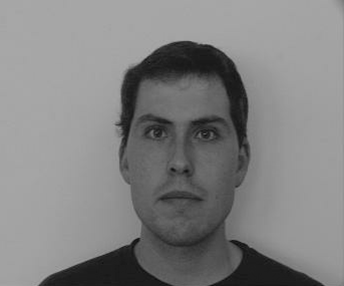
#> input picture au/au5/peter.png, 344 x 286 px
$ python a7.py
#> lines starting #> are read from the running program, lines starting #| are printed output that depends on the picture; after the words box and inside, x2 and y2 are one past the last pixel; in counts of white or black regions, pixels touching at a corner belong together
# Small hole removal by closing
import cv2
import numpy as np
from matplotlib import pyplot as plt

# Load test image
img = cv2.imread('peter.png', 0)
#> img is the input picture: shape (286, 344); min 13, max 171, mean 129.8

# Binarize image
ret,origMask = cv2.threshold(img,120,255,cv2.THRESH_BINARY)
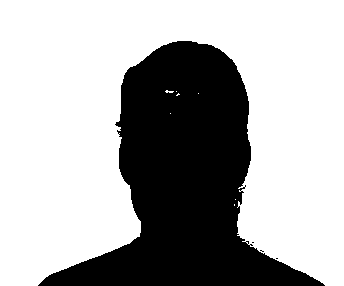
#> origMask: shape (286, 344); 67.8% white; 4 black regions (3 under 20 px), largest, box (x1, y1, x2, y2) and area: (38, 41, 325, 286) 31660

# Perform closing
se = cv2.getStructuringElement(cv2.MORPH_RECT,(10,10))

img_dilated = cv2.dilate(origMask,se,iterations = 1)
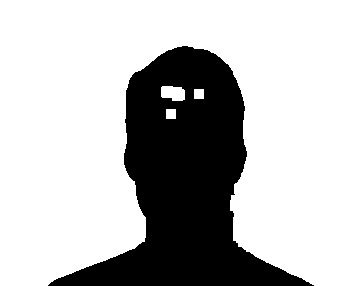
#> img_dilated: shape (286, 344); 72.5% white; 1 black region, box (x1, y1, x2, y2) and area: (48, 46, 314, 286) 27050
img_closed = cv2.morphologyEx(origMask, cv2.MORPH_CLOSE, se)
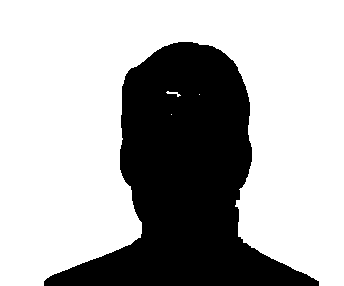
#> img_closed: shape (286, 344); 68.3% white; 1 black region, box (x1, y1, x2, y2) and area: (44, 42, 319, 286) 31183
#opening = cv2.morphologyEx(img, cv2.MORPH_OPEN, kernel)

img_dif = img_closed - origMask ;
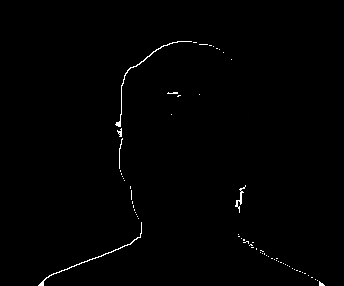
#> img_dif: shape (286, 344); min 0, max 255, mean 1.7

height, width = img.shape
#> height = 286; width = 344
img_dif = np.zeros((height,width), np.uint8)
cv2.absdiff(img_closed,origMask,img_dif)

# Show images
plt.subplot(2, 2, 1)
plt.imshow(origMask, cmap='gray')
plt.title('Original Image')

plt.subplot(2, 2, 2)
plt.imshow(img_dilated, cmap='gray')
plt.title('Dilated Image')

plt.subplot(2, 2, 3)
plt.imshow(img_closed, cmap='gray')
plt.title('Closed Image')

plt.subplot(2, 2, 4)
plt.imshow(img_dif, cmap='gray')
plt.title('Original - Closed')

plt.show()
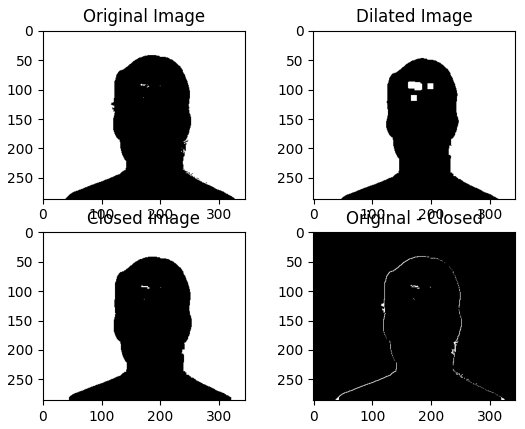
#> figure drawn by matplotlib, 4 panels
# Save images
cv2.imwrite('Small_Hole_Removal_original-1.png', origMask)
cv2.imwrite('Small_Hole_Removal_dilation-1.png', img_dilated)
cv2.imwrite('Small_Hole_Removal_closing-1.png', img_closed)
cv2.imwrite('Small_Hole_Removal_difference-1.png', img_dif)
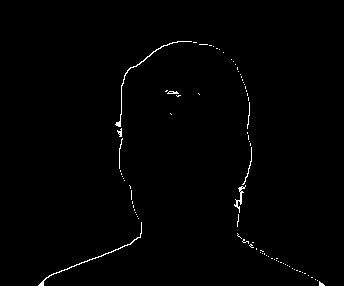
#> saved as Small_Hole_Removal_difference-1.png: shape (286, 344); 0.82% white in thin lines or dots, all inside (x1, y1, x2, y2) = (38, 41, 325, 286)

$ run again, with au/au5/bike.png copied over au/au5/peter.png
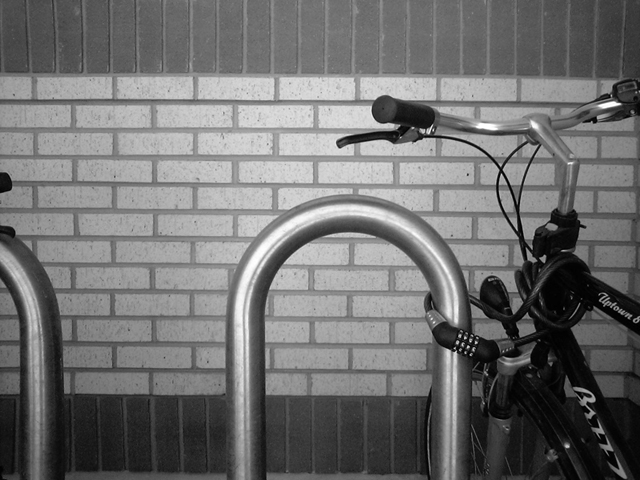
#> input picture au/au5/bike.png, 640 x 480 px
#> img is the input picture: shape (480, 640); min 0, max 255, mean 112.2
#> `ret,origMask = cv2.threshold(img,120,255,cv2.THRESH_BINARY)`:
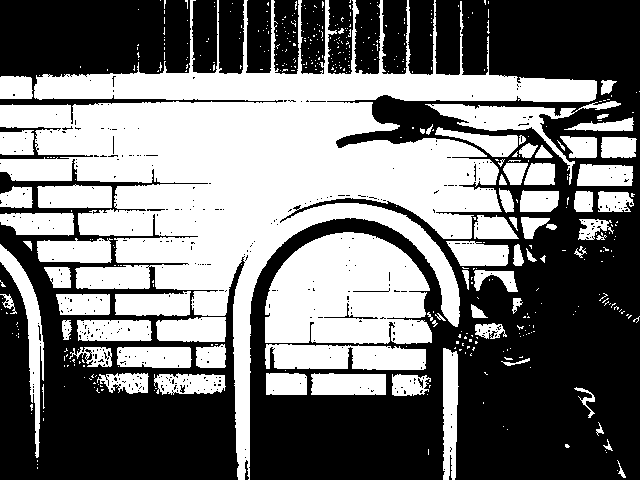
#> origMask: shape (480, 640); 46% white; 480 white regions (404 under 20 px), largest, box (x1, y1, x2, y2) and area: (0, 0, 597, 480) 81272, (265, 232, 432, 344) 14964, (265, 344, 426, 370) 3561
#> img_dilated: shape (480, 640); 67.9% white; 44 black regions (16 under 20 px), largest, box (x1, y1, x2, y2) and area: (461, 200, 640, 480) 30873, (0, 230, 233, 480) 21560, (255, 224, 454, 480) 16044
#> img_closed: shape (480, 640); 56.6% white; 32 black regions, largest, box (x1, y1, x2, y2) and area: (457, 196, 640, 480) 38608, (0, 226, 238, 480) 26258, (251, 220, 459, 480) 21572
#> `cv2.imwrite('Small_Hole_Removal_difference-1.png', img_dif)`:
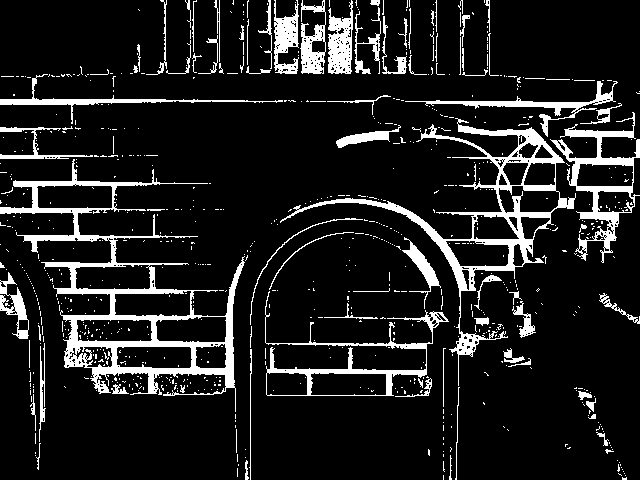
#> saved as Small_Hole_Removal_difference-1.png: shape (480, 640); 11.9% white; 786 white regions (701 under 20 px), largest, box (x1, y1, x2, y2) and area: (0, 159, 245, 412) 9046, (280, 118, 576, 386) 6415, (550, 112, 640, 263) 2817
